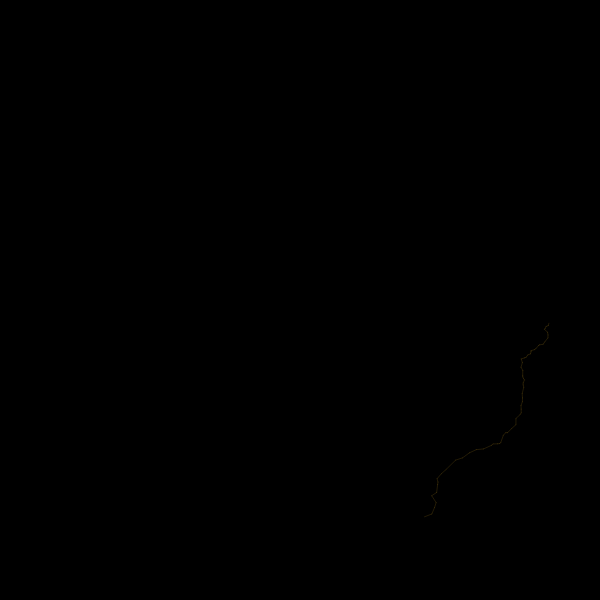
Frame 1 (no input)
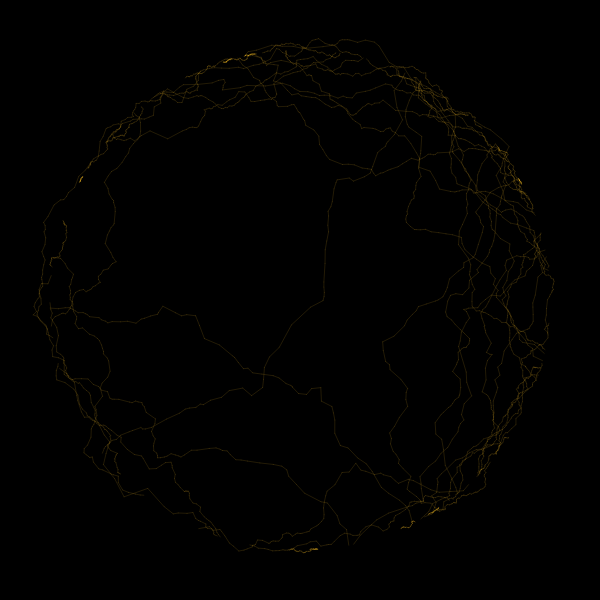
Frame 60 (no input)
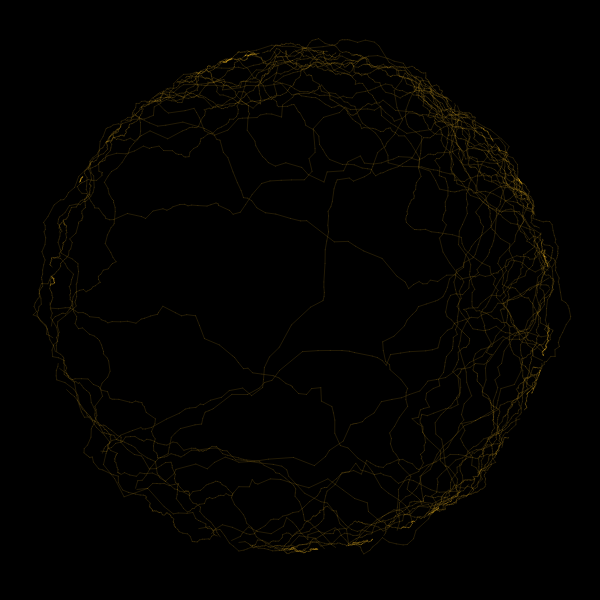
Frame 120 (the mouse pressed at the canvas centre since frame 60)

The p5.js sketch that drew these frames (run headless with seeded random() and noise() and a simulated clock; from frame 60 on, the mouse is pressed at the canvas centre):

// p5.js sketch
// ── sketch.js
var pathPoints = [];

function setup() {
  createCanvas(600, 600);
  background(0);
}

function draw() {
  //create the path
  pathPoints = circlePoints();

  for (var j = 0; j < 6; j++) {
    pathPoints = complexifyPath(pathPoints);
  }

  //draw the path
  stroke(252, 192, 44, 35);
  for (var i = 0; i < pathPoints.length - 1; i++) {
    var v1 = pathPoints[i];
    var v2 = pathPoints[i + 1];
    line(v1.x, v1.y, v2.x, v2.y);
  }
}

function complexifyPath(pathPoints) {
  //create a new path array from the old one by adding new points inbetween the old points
  var newPath = [];

  for (var i = 0; i < pathPoints.length - 1; i++) {
    var v1 = pathPoints[i];
    var v2 = pathPoints[i + 1];
    var midPoint = p5.Vector.add(v1, v2).mult(0.5);
    var distance = v1.dist(v2);

    //the new point is halfway between the old points, with some gaussian variation
    var standardDeviation = 0.125 * distance;
    var v = createVector(
      randomGaussian(midPoint.x, standardDeviation),
      randomGaussian(midPoint.y, standardDeviation)
    );
    append(newPath, v1);
    append(newPath, v);
  }

  //don't forget the last point!
  append(newPath, pathPoints[pathPoints.length - 1]);
  return newPath;
}

function circlePoints() {
  //two points somewhere on a circle
  var r = height / 2.4;
  //var theta1 = random(TWO_PI);
  var theta1 = randomGaussian(0, PI / 2);
  var theta2 = theta1 + randomGaussian(0, PI / 3);
  var v1 = createVector(
    width / 2 + r * cos(theta1),
    height / 2 + r * sin(theta1)
  );
  var v2 = createVector(
    width / 2 + r * cos(theta2),
    height / 2 + r * sin(theta2)
  );

  return [v1, v2];
}

// ── Sun.html
<!doctype html>

<html lang="en">
<head>


  <title>Sun</title>
  <link rel="stylesheet" href="styles.css">
  <script src="https://cdn.jsdelivr.net/npm/p5@1.0.0/lib/p5.js"></script>
  <script src="sketch.js"></script>
 

</head>

<body>



  
</body>
</html>
